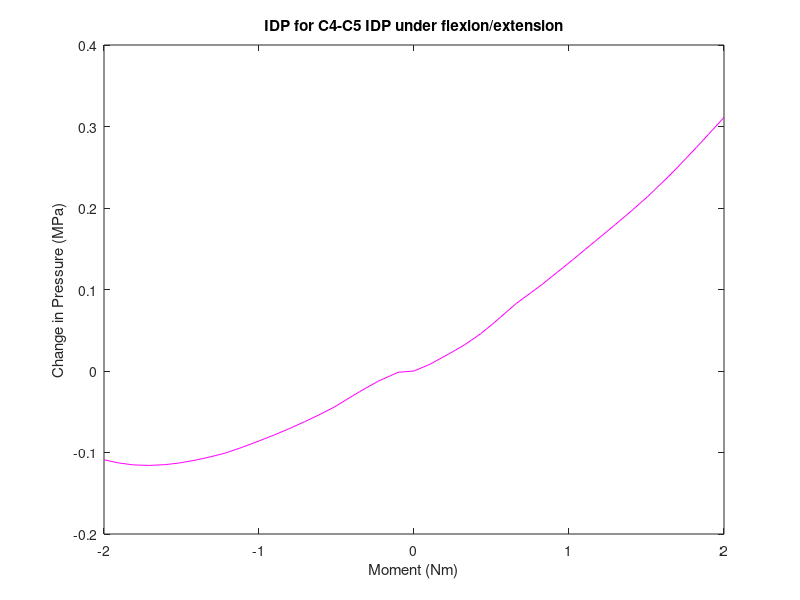

MATLAB code to generate this figure: (Note: this script raises an error after producing the figure.)
%% this script plots average IDP for the c5-c6 nucleus pulposus under flexion/extension, lateral bending, and axial rotation
%model 5
%% flexion/extension (4n4p) c5-c6 Average IDP
%4n
p4n=[0.232914 0.231326 0.220418 0.207689 0.20095 0.188487 0.178972 0.170723 0.162415 0.154371 0.146671 0.139358 0.1322 0.128037 0.123609 0.120077 0.11809 0.117069 0.117704 0.120189 0.124012];
x4n=[2 2.05126 2.11533 2.17471 2.20404 2.25806 2.30703 2.35279 2.40109 2.45138 2.50274 2.55389 2.60894 2.65187 2.70418 2.75649 2.80083 2.85242 2.90526 2.95387 3];

%4p
p4p=[0.232914 0.241149 0.254533 0.265534 0.278734 0.292383 0.315647 0.329632 0.338401 0.359829 0.369509 0.39158 0.401373 0.412881 0.42964 0.447035 0.471866 0.483509 0.507272 0.523392 0.544158];
x4p=[2 2.05126 2.11533 2.16533 2.21533 2.25908 2.32939 2.37939 2.41064 2.48096 2.51221 2.58252 2.61377 2.65013 2.70227 2.75401 2.82172 2.85179 2.91104 2.95017 3];

% delta loop
for n=1:20
    p4n1(n)=[p4n(n+1)-p4n(1)];
    p4p1(n)=[p4p(n+1)-p4p(1)];
end

% zero data and join
x4n1=-2*(x4n-2);
x4p1=[(x4p-2)*2];
p4p2=[0,p4p1];
x4=[flip(x4n1(2:21)),x4p1];
p4=[flip(p4n1),p4p2];

%plot
figure(1)
f6=plot(x4,p4,'m');
ylabel('Change in Pressure (MPa)')
xlabel('Moment (Nm)')
title('IDP for C4-C5 IDP under flexion/extension')
legend([f1,f2,f3,f4,f5,f6],'intact','model 1','model 2','model 3','model 4','model 5')
hold on

%% lateral bending (5n5p) c5-c6 Average IDP
%5n
p5n=[0.232914 0.235336 0.236745 0.23763 0.239577 0.241151 0.242329 0.244161 0.248739 0.250716 0.254128 0.255645 0.257593 0.260696 0.262283 0.263923 0.265233 0.266043 0.266987 0.267495 0.267456];
x5n=[2 2.05126 2.10091 2.15137 2.23246 2.28246 2.31371 2.35238 2.42753 2.45878 2.51533 2.551 2.6001 2.67059 2.71118 2.76118 2.82055 2.86274 2.92212 2.9643 3];

%5p
p5p=[0.232914 0.235254 0.236063 0.236093 0.235953 0.235401 0.235256 0.235654 0.236045 0.236298 0.236594 0.236286 0.235951 0.235789 0.23572 0.235527 0.234891 0.234361 0.233609 0.233181 0.232771];
x5p=[2 2.05126 2.11533 2.17471 2.20107 2.25991 2.30337 2.35035 2.40415 2.45064 2.51269 2.558 2.61911 2.66482 2.70279 2.77248 2.82013 2.86034 2.91837 2.95368 3];

% delta loop
for n=1:20
    p5n1(n)=[p5n(n+1)-p5n(1)];
    p5p1(n)=[p5p(n+1)-p5p(1)];
end

% zero data and join
x5n1=-2*(x5n-2);
x5p1=[(x5p-2)*2];
p5p2=[0,p5p1];
x5=[flip(x5n1(2:21)),x5p1];
p5=[flip(p5n1),p5p2];

%plot
figure(2)
d6=plot(x5,p5,'m');
ylabel('Change in Pressure (MPa)')
xlabel('Moment (Nm)')
title('IDP for C4-C5 IDP under lateral bending')
legend([d1,d2,d3,d4,d5,d6],'intact','model 1','model 2','model 3','model 4','model 5')
hold on

%% axial rotation (6n6p) c5-c6 Average IDP
%6n
p6n=[0.232914 0.246922 0.257559 0.266935 0.274255 0.284197 0.292578 0.299464 0.30789 0.31465 0.321335 0.328895 0.335719 0.343258 0.349521 0.355706 0.36178 0.36777 0.374869 0.37991 0.383506 ];
x6n=[2 2.05109 2.10925 2.16553 2.20718 2.26451 2.31289 2.3537 2.40703 2.45415 2.50161 2.55682 2.60896 2.66829 2.71829 2.76829 2.81829 2.86829 2.92766 2.96985 3];

%6p 
p6p=[0.232914 0.235183 0.235793 0.236279 0.236929 0.237939 0.239935 0.241798 0.246019 0.250544 0.255722 0.261508 0.265732 0.27021 0.275054 0.277598 0.282057 0.287182 0.298117 0.299627 0.304473];
x6p=[2 2.05126 2.11533 2.16533 2.20361 2.25315 2.31416 2.35262 2.40417 2.45195 2.50082 2.55529 2.60294 2.66047 2.7231 2.75435 2.80406 2.85412 2.94917 2.96167 3];

% delta loop
for n=1:20
    p6n1(n)=[p6n(n+1)-p6n(1)];
    p6p1(n)=[p6p(n+1)-p6p(1)];
end

% zero data and join
x6n1=-2*(x6n-2);
x6p1=[(x6p-2)*2];
p6p2=[0,p6p1];
x6=[flip(x6n1(2:21)),x6p1];
p6=[flip(p6n1),p6p2];

%plot
figure(3)
s6=plot(x6,p6,'m');
ylabel('Change in Pressure (MPa)')
xlabel('Moment (Nm)')
title('IDP for C4-C5 under axial rotation')
legend([s1,s2,s3,s4,s5,s6],'intact','model 1','model 2','model 3','model 4','model 5')
hold on
